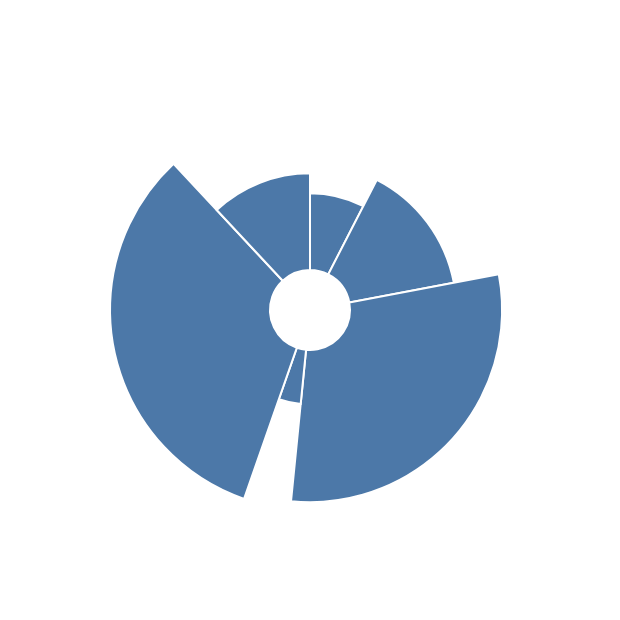

The Vega-Lite source for this figure:
### Vega-Lite specification from a JSON file in a GitHub repository (floating-point values rounded to 4 significant figures)
{"$schema": "https://vega.github.io/schema/vega-lite/v4.json", "description": "A simple radial chart with embedded data.", "data": {"values": [12, 23, 47, 6, 52, 19]}, "mark": {"type": "arc", "innerRadius": 20, "stroke": "#fff"}, "encoding": {"angle": {"field": "data", "type": "quantitative", "stack": true}, "radius": {"field": "data", "type": "quantitative", "scale": {"type": "sqrt", "zero": true, "range": [20, 100]}}}}
